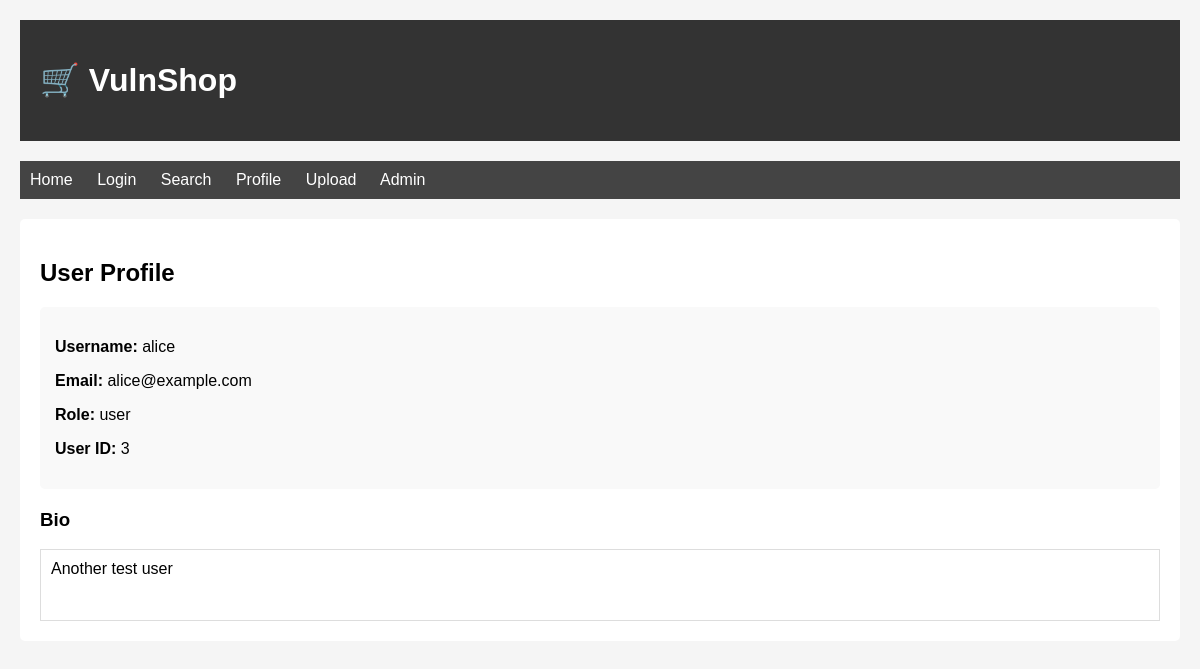
Screenshot of /app/profile.php?id=3 (signed in) with the database file from the repository.
### tables this page shows
CREATE TABLE IF NOT EXISTS users (
    id INT AUTO_INCREMENT PRIMARY KEY,
    username VARCHAR(50) NOT NULL,
    password VARCHAR(255) NOT NULL,
    email VARCHAR(100),
    role VARCHAR(20) DEFAULT 'user',
    bio TEXT,
    created_at TIMESTAMP DEFAULT CURRENT_TIMESTAMP
);

### app/profile.php (the view, shortened to what this page needs)
<?php
$user_id = isset($_GET['id']) ? $_GET['id'] : (isset($_SESSION['user_id']) ? $_SESSION['user_id'] : null);
$conn = new mysqli(getenv('MYSQL_HOST'), getenv('MYSQL_USER'), getenv('MYSQL_PASSWORD'), getenv('MYSQL_DATABASE'));
$query = "SELECT * FROM users WHERE id = $user_id";
$result = $conn->query($query);
$user = $result->fetch_assoc();
?>
<!DOCTYPE html>
<html>
<head>
</head>
<body>
    <div class="header">
        <h1>🛒 VulnShop</h1>
    </div>
    <div class="nav">
        <a href="index.php">Home</a>
        <a href="login.php">Login</a>
        <a href="search.php">Search</a>
        <a href="profile.php">Profile</a>
        <a href="upload.php">Upload</a>
        <a href="admin.php">Admin</a>
    </div>
    <div class="content">
        <h2>User Profile</h2>
        <?php if ($user): ?>
            <div class="profile-info">
                <p><strong>Username:</strong> <?php echo $user['username']; ?></p>
                <p><strong>Email:</strong> <?php echo $user['email']; ?></p>
                <p><strong>Role:</strong> <?php echo $user['role']; ?></p>
                <p><strong>User ID:</strong> <?php echo $user['id']; ?></p>
            </div>
            <h3>Bio</h3>
            <div style="border: 1px solid #ddd; padding: 10px; min-height: 50px;">
                <?php echo $user['bio'] ? $user['bio'] : 'No bio yet.'; ?>
            </div>
        <?php else: ?>
            <p>User not found.</p>
        <?php endif; ?>
    </div>
</body>
</html>

### app/profile.php (style rules this page uses)
body { font-family: Arial; max-width: 1200px; margin: 0 auto; padding: 20px; background: #f5f5f5; }
.header { background: #333; color: white; padding: 20px; margin-bottom: 20px; }
.nav { background: #444; padding: 10px; margin-bottom: 20px; }
.nav a { color: white; margin-right: 20px; text-decoration: none; }
.content { background: white; padding: 20px; border-radius: 5px; }
.profile-info { background: #f9f9f9; padding: 15px; border-radius: 5px; margin-bottom: 20px; }

### rows the page displays
users: username "alice", email "alice@example.com", role "user", id "3", bio "Another test user"
